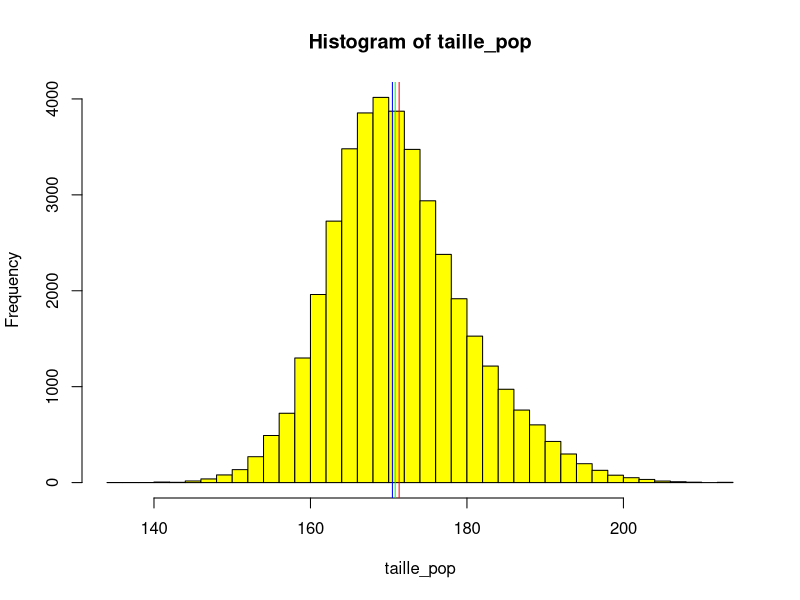

The R script that drew this image:
## ---- chunk 1
# Comparaison de x et y
x = c(1,3,2,3,2,5,3,4,2,4,4) 
y = c(3,2,8,8,3,2,3,5,6,7,5)
resultat<-t.test(x,y)
## ---- chunk 2
#Récupérer la p-value : probabilité que les deux échantillons soient d'une même population

resultat$p.value

#Afficher le nombre de degré de liberté (pour calcul du test manuellement), 
#de l'intervalle de confiance ? 95% par défaut,
#le résultat t du test :

resultat$parameter
resultat$conf.int
resultat$statistic
## ---- chunk 3
taille_pop <- c(rnorm(19000,175,10),rnorm(21000,168,6))
ech_h <- c(taille_pop[13:112])
ech_f <- c(taille_pop[22013:22112])
sx_pop = c(rep("M",19000), rep("F",21000))
ordre = 1:length(taille_pop)
ordre = sample(ordre) 
taille_pop = taille_pop[ordre]
sx_pop = sx_pop[ordre]

ech_t1 <- c(taille_pop[13:112])
ech_t2 <- c(taille_pop[1013:1112])
# La population de Périgueux a été recensée et la taille des individus notée.
# On compare deux échantillons d'individus : ech_t1 et ech_t2
# On compare aussi deux échantillons d'hommes et de femmes : ech_h et ech_f
## ---- chunk 4
resultat = t.test(ech_t1, ech_t2, var.equal=TRUE)
resultat$p.value
# Les individus viennent de la même population : celle de Périgueux

## ---- chunk 5
resultat = t.test(ech_h, ech_f, var.equal=TRUE)
resultat$p.value
# Il y a une différence significative entre les hommes et les femmes de Périgueux

## ---- chunk 6
# MOYENNE MOBILE PAR ITERATION
meanbp = function(vector) {
    #Methode cf. Mosteller et Tukey, 1977 : permet de pondérer les valeurs en fonctions de la distance qui les sépare de la médiane
    if (length(vector) >2) {
        EIQ = abs(quantile(vector,probs=0.75)-quantile(vector,probs=0.25))
         Z = (vector - median(vector))/(3*EIQ)
        for (i in c(1:length(vector))) {
           if (abs(Z[i])>1) {Z[i]=1}
        }
        w = (1-Z^2)^2
        moyenne = sum(vector*w)/sum(w)
        #Methode complément A.M. : permet de pondérer les valeurs en fonctions de la distance qui les sépare de la moyenne calculée précédement (1000 cycles maximum)
        for (j in c(1:1000)) {
            moyenne_old = moyenne
                d = abs(vector-moyenne)
                EIQ = (quantile(d,probs=0.75))+(quantile(d,probs=0.25))
                  Z = (vector - moyenne)/(3*EIQ)
                for (i in c(1:length(vector))) {
                   if (abs(Z[i])>1) {Z[i]=1}
                }
                w = (1-Z^2)^2
                moyenne = sum(vector*w)/sum(w)
            variation = sd(vector)/(moyenne_old-moyenne)
            if (moyenne ==moyenne_old) { break } # si moyenne ne bouge plus
            if (variation > 1000) { break} # si le signal sur bruit est élevé
        }
    }
    else {moyenne = mean(vector)}
    return(moyenne)
}
## ---- chunk 7
hist(taille_pop,col="yellow",breaks=40)
abline(v=mean(taille_pop),col="red")
abline(v=median(taille_pop),col="blue")
# Aller copier-coller la fonction meanbp
abline(v=meanbp(taille_pop),col="green")
